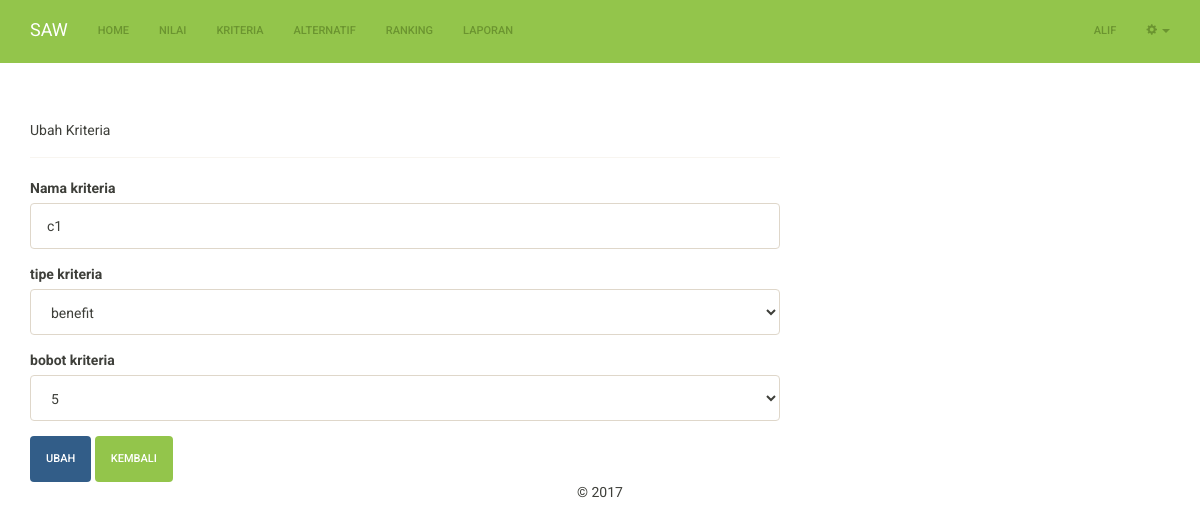
The app's page /kriteria-ubah.php?id=8 (signed in) with its own data.
### tables this page shows
CREATE TABLE IF NOT EXISTS `kriteria` (
  `id_kriteria` int(11) NOT NULL,
  `nama_kriteria` varchar(255) NOT NULL,
  `tipe_kriteria` varchar(10) NOT NULL,
  `bobot_kriteria` double NOT NULL
);

### includes/kriteria.inc.php (called while the page is built, shortened)
<?php
class Kriteria{
	private $conn;
	private $table_name = "kriteria";
	public $id;
	public function __construct($db){
		$this->conn = $db;
	}
	function readOne(){
		$query = "SELECT * FROM " . $this->table_name . " WHERE id_kriteria=? LIMIT 0,1";
		$stmt = $this->conn->prepare( $query );
		$stmt->bindParam(1, $this->id);
		$stmt->execute();
		$row = $stmt->fetch(PDO::FETCH_ASSOC);
		$this->id = $row['id_kriteria'];
		$this->kt = $row['nama_kriteria'];
		$this->tp = $row['tipe_kriteria'];
		$this->jm = $row['bobot_kriteria'];
	}
}
?>

### kriteria-ubah.php (the view, shortened to what this page needs)
<?php
	include_once 'header.php';
	$id = isset($_GET['id']) ? $_GET['id'] : die('ERROR: missing ID.');
	include_once 'includes/kriteria.inc.php';
	$eks = new Kriteria($db);
	$eks->id = $id;
	$eks->readOne();
?>
<div class="row">
	<div class="col-xs-12 col-sm-12 col-md-8">
		<div class="page-header">
			<h5>Ubah Kriteria</h5>
		</div>
		<form method="post">
			<div class="form-group">
				<label for="kt">Nama kriteria</label>
				<input type="text" class="form-control" id="kt" name="kt" value="<?php echo $eks->kt;?>">
			</div>
			<div class="form-group">
				<label for="tp">tipe kriteria</label>
				<select class="form-control" id="tp" name="tp">
					<option><?php echo $eks->tp; ?></option>
				</select>
			</div>
			<div class="form-group">
				<label for="jm">bobot kriteria</label>
				<select class="form-control" id="jm" name="jm">
					<option><?php echo $eks->jm; ?></option>
				</select>
			</div>
			<button type="submit" class="btn btn-primary">Ubah</button>
			<button type="button" onclick="location.href='kriteria.php'" class="btn btn-success">Kembali</button>
		</form>
	</div>
</div>
<?php
	include_once 'footer.php';
?>

### records on screen
kriteria: kt "c1", tp "benefit", jm "5"

### other values on screen
$_SESSION['nama_lengkap'] "ALIF"
